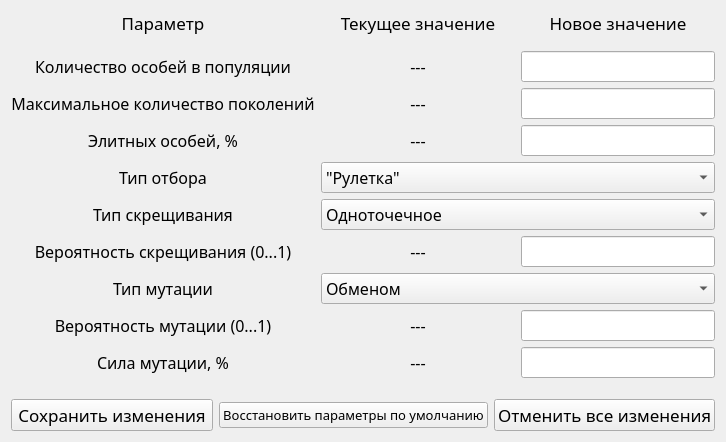
<?xml version="1.0" encoding="UTF-8"?>
<ui version="4.0">
 <class>Form_vvod_param_GA</class>
 <widget class="QWidget" name="Form_vvod_param_GA">
  <property name="windowModality">
   <enum>Qt::WindowModal</enum>
  </property>
  <property name="geometry">
   <rect>
    <x>0</x>
    <y>0</y>
    <width>706</width>
    <height>422</height>
   </rect>
  </property>
  <property name="font">
   <font>
    <stylestrategy>PreferAntialias</stylestrategy>
   </font>
  </property>
  <property name="windowTitle">
   <string>Обновление параметров ГА</string>
  </property>
  <layout class="QGridLayout" name="gridLayout_2">
   <property name="sizeConstraint">
    <enum>QLayout::SetFixedSize</enum>
   </property>
   <item row="2" column="2">
    <widget class="QPushButton" name="discard_n_quit">
     <property name="font">
      <font>
       <family>Nunito SemiBold</family>
       <pointsize>13</pointsize>
       <stylestrategy>PreferAntialias</stylestrategy>
      </font>
     </property>
     <property name="text">
      <string>Отменить все изменения</string>
     </property>
    </widget>
   </item>
   <item row="2" column="1">
    <widget class="QPushButton" name="sbrosit_parametry">
     <property name="font">
      <font>
       <family>Nunito SemiBold</family>
       <pointsize>10</pointsize>
       <stylestrategy>PreferAntialias</stylestrategy>
      </font>
     </property>
     <property name="text">
      <string>Восстановить параметры по умолчанию</string>
     </property>
    </widget>
   </item>
   <item row="2" column="0">
    <widget class="QPushButton" name="save_n_quit">
     <property name="font">
      <font>
       <family>Nunito SemiBold</family>
       <pointsize>13</pointsize>
       <stylestrategy>PreferAntialias</stylestrategy>
      </font>
     </property>
     <property name="text">
      <string>Сохранить изменения</string>
     </property>
    </widget>
   </item>
   <item row="0" column="0" colspan="3">
    <layout class="QGridLayout" name="gridLayout">
     <item row="2" column="0">
      <widget class="QLabel" name="label_text_1">
       <property name="sizePolicy">
        <sizepolicy hsizetype="Minimum" vsizetype="Fixed">
         <horstretch>0</horstretch>
         <verstretch>0</verstretch>
        </sizepolicy>
       </property>
       <property name="font">
        <font>
         <family>Nunito SemiBold</family>
         <pointsize>12</pointsize>
         <stylestrategy>PreferAntialias</stylestrategy>
        </font>
       </property>
       <property name="text">
        <string>Количество особей в популяции</string>
       </property>
       <property name="alignment">
        <set>Qt::AlignCenter</set>
       </property>
      </widget>
     </item>
     <item row="7" column="0">
      <widget class="QLabel" name="label_text_5">
       <property name="sizePolicy">
        <sizepolicy hsizetype="Minimum" vsizetype="Fixed">
         <horstretch>0</horstretch>
         <verstretch>0</verstretch>
        </sizepolicy>
       </property>
       <property name="font">
        <font>
         <family>Nunito SemiBold</family>
         <pointsize>12</pointsize>
         <stylestrategy>PreferAntialias</stylestrategy>
        </font>
       </property>
       <property name="text">
        <string>Вероятность скрещивания (0...1)</string>
       </property>
       <property name="alignment">
        <set>Qt::AlignCenter</set>
       </property>
      </widget>
     </item>
     <item row="3" column="0">
      <widget class="QLabel" name="label_text_2">
       <property name="sizePolicy">
        <sizepolicy hsizetype="Minimum" vsizetype="Fixed">
         <horstretch>0</horstretch>
         <verstretch>0</verstretch>
        </sizepolicy>
       </property>
       <property name="font">
        <font>
         <family>Nunito SemiBold</family>
         <pointsize>12</pointsize>
         <stylestrategy>PreferAntialias</stylestrategy>
        </font>
       </property>
       <property name="text">
        <string>Максимальное количество поколений</string>
       </property>
       <property name="alignment">
        <set>Qt::AlignCenter</set>
       </property>
      </widget>
     </item>
     <item row="7" column="1">
      <widget class="QLabel" name="label_veroyat_skreshch">
       <property name="sizePolicy">
        <sizepolicy hsizetype="Minimum" vsizetype="Fixed">
         <horstretch>0</horstretch>
         <verstretch>0</verstretch>
        </sizepolicy>
       </property>
       <property name="font">
        <font>
         <family>Nunito SemiBold</family>
         <pointsize>12</pointsize>
         <stylestrategy>PreferAntialias</stylestrategy>
        </font>
       </property>
       <property name="text">
        <string>---</string>
       </property>
       <property name="alignment">
        <set>Qt::AlignCenter</set>
       </property>
      </widget>
     </item>
     <item row="9" column="0">
      <widget class="QLabel" name="label_text_7">
       <property name="sizePolicy">
        <sizepolicy hsizetype="Minimum" vsizetype="Fixed">
         <horstretch>0</horstretch>
         <verstretch>0</verstretch>
        </sizepolicy>
       </property>
       <property name="font">
        <font>
         <family>Nunito SemiBold</family>
         <pointsize>12</pointsize>
         <stylestrategy>PreferAntialias</stylestrategy>
        </font>
       </property>
       <property name="text">
        <string>Вероятность мутации (0...1)</string>
       </property>
       <property name="alignment">
        <set>Qt::AlignCenter</set>
       </property>
      </widget>
     </item>
     <item row="4" column="0">
      <widget class="QLabel" name="label_text_3">
       <property name="sizePolicy">
        <sizepolicy hsizetype="Minimum" vsizetype="Fixed">
         <horstretch>0</horstretch>
         <verstretch>0</verstretch>
        </sizepolicy>
       </property>
       <property name="font">
        <font>
         <family>Nunito SemiBold</family>
         <pointsize>12</pointsize>
         <stylestrategy>PreferAntialias</stylestrategy>
        </font>
       </property>
       <property name="text">
        <string>Элитных особей, %</string>
       </property>
       <property name="alignment">
        <set>Qt::AlignCenter</set>
       </property>
      </widget>
     </item>
     <item row="7" column="2">
      <widget class="QLineEdit" name="lineEdit_veroyat_skreshch">
       <property name="sizePolicy">
        <sizepolicy hsizetype="Minimum" vsizetype="Fixed">
         <horstretch>0</horstretch>
         <verstretch>0</verstretch>
        </sizepolicy>
       </property>
       <property name="font">
        <font>
         <family>Nunito SemiBold</family>
         <pointsize>12</pointsize>
         <stylestrategy>PreferAntialias</stylestrategy>
        </font>
       </property>
       <property name="alignment">
        <set>Qt::AlignCenter</set>
       </property>
      </widget>
     </item>
     <item row="11" column="1">
      <spacer name="verticalSpacer_2">
       <property name="orientation">
        <enum>Qt::Vertical</enum>
       </property>
       <property name="sizeType">
        <enum>QSizePolicy::Fixed</enum>
       </property>
       <property name="sizeHint" stdset="0">
        <size>
         <width>20</width>
         <height>15</height>
        </size>
       </property>
      </spacer>
     </item>
     <item row="0" column="0">
      <widget class="QLabel" name="label">
       <property name="sizePolicy">
        <sizepolicy hsizetype="Minimum" vsizetype="Fixed">
         <horstretch>0</horstretch>
         <verstretch>0</verstretch>
        </sizepolicy>
       </property>
       <property name="font">
        <font>
         <family>Nunito SemiBold</family>
         <pointsize>13</pointsize>
         <stylestrategy>PreferAntialias</stylestrategy>
        </font>
       </property>
       <property name="text">
        <string>Параметр</string>
       </property>
       <property name="alignment">
        <set>Qt::AlignCenter</set>
       </property>
      </widget>
     </item>
     <item row="3" column="1">
      <widget class="QLabel" name="label_max_pokoleniy">
       <property name="sizePolicy">
        <sizepolicy hsizetype="Minimum" vsizetype="Fixed">
         <horstretch>0</horstretch>
         <verstretch>0</verstretch>
        </sizepolicy>
       </property>
       <property name="font">
        <font>
         <family>Nunito SemiBold</family>
         <pointsize>12</pointsize>
         <stylestrategy>PreferAntialias</stylestrategy>
        </font>
       </property>
       <property name="text">
        <string>---</string>
       </property>
       <property name="alignment">
        <set>Qt::AlignCenter</set>
       </property>
      </widget>
     </item>
     <item row="2" column="2">
      <widget class="QLineEdit" name="lineEdit_kol_osobey">
       <property name="sizePolicy">
        <sizepolicy hsizetype="Minimum" vsizetype="Fixed">
         <horstretch>0</horstretch>
         <verstretch>0</verstretch>
        </sizepolicy>
       </property>
       <property name="font">
        <font>
         <family>Nunito SemiBold</family>
         <pointsize>12</pointsize>
         <stylestrategy>PreferAntialias</stylestrategy>
        </font>
       </property>
       <property name="alignment">
        <set>Qt::AlignCenter</set>
       </property>
      </widget>
     </item>
     <item row="1" column="1">
      <spacer name="verticalSpacer">
       <property name="orientation">
        <enum>Qt::Vertical</enum>
       </property>
       <property name="sizeType">
        <enum>QSizePolicy::Fixed</enum>
       </property>
       <property name="sizeHint" stdset="0">
        <size>
         <width>20</width>
         <height>10</height>
        </size>
       </property>
      </spacer>
     </item>
     <item row="10" column="2">
      <widget class="QLineEdit" name="lineEdit_sila_mutacii">
       <property name="sizePolicy">
        <sizepolicy hsizetype="Minimum" vsizetype="Fixed">
         <horstretch>0</horstretch>
         <verstretch>0</verstretch>
        </sizepolicy>
       </property>
       <property name="font">
        <font>
         <family>Nunito SemiBold</family>
         <pointsize>12</pointsize>
         <stylestrategy>PreferAntialias</stylestrategy>
        </font>
       </property>
       <property name="alignment">
        <set>Qt::AlignCenter</set>
       </property>
      </widget>
     </item>
     <item row="8" column="0">
      <widget class="QLabel" name="label_text_6">
       <property name="sizePolicy">
        <sizepolicy hsizetype="Minimum" vsizetype="Fixed">
         <horstretch>0</horstretch>
         <verstretch>0</verstretch>
        </sizepolicy>
       </property>
       <property name="font">
        <font>
         <family>Nunito SemiBold</family>
         <pointsize>12</pointsize>
         <stylestrategy>PreferAntialias</stylestrategy>
        </font>
       </property>
       <property name="text">
        <string>Тип мутации</string>
       </property>
       <property name="alignment">
        <set>Qt::AlignCenter</set>
       </property>
      </widget>
     </item>
     <item row="0" column="1">
      <widget class="QLabel" name="label_2">
       <property name="sizePolicy">
        <sizepolicy hsizetype="Minimum" vsizetype="Fixed">
         <horstretch>0</horstretch>
         <verstretch>0</verstretch>
        </sizepolicy>
       </property>
       <property name="font">
        <font>
         <family>Nunito SemiBold</family>
         <pointsize>13</pointsize>
         <stylestrategy>PreferAntialias</stylestrategy>
        </font>
       </property>
       <property name="text">
        <string>Текущее значение</string>
       </property>
       <property name="alignment">
        <set>Qt::AlignCenter</set>
       </property>
      </widget>
     </item>
     <item row="3" column="2">
      <widget class="QLineEdit" name="lineEdit_max_pokoleniy">
       <property name="sizePolicy">
        <sizepolicy hsizetype="Minimum" vsizetype="Fixed">
         <horstretch>0</horstretch>
         <verstretch>0</verstretch>
        </sizepolicy>
       </property>
       <property name="font">
        <font>
         <family>Nunito SemiBold</family>
         <pointsize>12</pointsize>
         <stylestrategy>PreferAntialias</stylestrategy>
        </font>
       </property>
       <property name="alignment">
        <set>Qt::AlignCenter</set>
       </property>
      </widget>
     </item>
     <item row="10" column="0">
      <widget class="QLabel" name="label_text_8">
       <property name="sizePolicy">
        <sizepolicy hsizetype="Minimum" vsizetype="Fixed">
         <horstretch>0</horstretch>
         <verstretch>0</verstretch>
        </sizepolicy>
       </property>
       <property name="font">
        <font>
         <family>Nunito SemiBold</family>
         <pointsize>12</pointsize>
         <stylestrategy>PreferAntialias</stylestrategy>
        </font>
       </property>
       <property name="text">
        <string>Сила мутации, %</string>
       </property>
       <property name="alignment">
        <set>Qt::AlignCenter</set>
       </property>
      </widget>
     </item>
     <item row="9" column="2">
      <widget class="QLineEdit" name="lineEdit_ver_mutacii">
       <property name="sizePolicy">
        <sizepolicy hsizetype="Minimum" vsizetype="Fixed">
         <horstretch>0</horstretch>
         <verstretch>0</verstretch>
        </sizepolicy>
       </property>
       <property name="font">
        <font>
         <family>Nunito SemiBold</family>
         <pointsize>12</pointsize>
         <stylestrategy>PreferAntialias</stylestrategy>
        </font>
       </property>
       <property name="alignment">
        <set>Qt::AlignCenter</set>
       </property>
      </widget>
     </item>
     <item row="4" column="1">
      <widget class="QLabel" name="label_procent_elit">
       <property name="sizePolicy">
        <sizepolicy hsizetype="Minimum" vsizetype="Fixed">
         <horstretch>0</horstretch>
         <verstretch>0</verstretch>
        </sizepolicy>
       </property>
       <property name="font">
        <font>
         <family>Nunito SemiBold</family>
         <pointsize>12</pointsize>
         <stylestrategy>PreferAntialias</stylestrategy>
        </font>
       </property>
       <property name="text">
        <string>---</string>
       </property>
       <property name="alignment">
        <set>Qt::AlignCenter</set>
       </property>
      </widget>
     </item>
     <item row="5" column="1" colspan="2">
      <widget class="QComboBox" name="comboBox_tip_otbora">
       <property name="sizePolicy">
        <sizepolicy hsizetype="Minimum" vsizetype="Fixed">
         <horstretch>0</horstretch>
         <verstretch>0</verstretch>
        </sizepolicy>
       </property>
       <property name="font">
        <font>
         <family>Nunito SemiBold</family>
         <pointsize>12</pointsize>
         <stylestrategy>PreferAntialias</stylestrategy>
        </font>
       </property>
       <property name="currentIndex">
        <number>0</number>
       </property>
       <property name="maxVisibleItems">
        <number>10</number>
       </property>
       <item>
        <property name="text">
         <string>&quot;Рулетка&quot;</string>
        </property>
       </item>
       <item>
        <property name="text">
         <string>Стохастическая универсальная выборка (SUS)</string>
        </property>
       </item>
       <item>
        <property name="text">
         <string>Ранжированный отбор (РО)</string>
        </property>
       </item>
       <item>
        <property name="text">
         <string>Турнирный отбор (ТО)</string>
        </property>
       </item>
      </widget>
     </item>
     <item row="10" column="1">
      <widget class="QLabel" name="label_sila_mutacii">
       <property name="sizePolicy">
        <sizepolicy hsizetype="Minimum" vsizetype="Fixed">
         <horstretch>0</horstretch>
         <verstretch>0</verstretch>
        </sizepolicy>
       </property>
       <property name="font">
        <font>
         <family>Nunito SemiBold</family>
         <pointsize>12</pointsize>
         <stylestrategy>PreferAntialias</stylestrategy>
        </font>
       </property>
       <property name="text">
        <string>---</string>
       </property>
       <property name="alignment">
        <set>Qt::AlignCenter</set>
       </property>
      </widget>
     </item>
     <item row="8" column="1" colspan="2">
      <widget class="QComboBox" name="comboBox_tip_mutacii">
       <property name="sizePolicy">
        <sizepolicy hsizetype="Minimum" vsizetype="Fixed">
         <horstretch>0</horstretch>
         <verstretch>0</verstretch>
        </sizepolicy>
       </property>
       <property name="minimumSize">
        <size>
         <width>388</width>
         <height>0</height>
        </size>
       </property>
       <property name="font">
        <font>
         <family>Nunito SemiBold</family>
         <pointsize>12</pointsize>
         <stylestrategy>PreferAntialias</stylestrategy>
        </font>
       </property>
       <item>
        <property name="text">
         <string>Обменом</string>
        </property>
       </item>
       <item>
        <property name="text">
         <string>Обращением</string>
        </property>
       </item>
       <item>
        <property name="text">
         <string>Перетасовкой</string>
        </property>
       </item>
       <item>
        <property name="text">
         <string>Нормальная</string>
        </property>
       </item>
       <item>
        <property name="text">
         <string>Инвертированием</string>
        </property>
       </item>
      </widget>
     </item>
     <item row="5" column="0">
      <widget class="QLabel" name="label_text_4">
       <property name="sizePolicy">
        <sizepolicy hsizetype="Minimum" vsizetype="Fixed">
         <horstretch>0</horstretch>
         <verstretch>0</verstretch>
        </sizepolicy>
       </property>
       <property name="font">
        <font>
         <family>Nunito SemiBold</family>
         <pointsize>12</pointsize>
         <stylestrategy>PreferAntialias</stylestrategy>
        </font>
       </property>
       <property name="text">
        <string>Тип отбора</string>
       </property>
       <property name="alignment">
        <set>Qt::AlignCenter</set>
       </property>
      </widget>
     </item>
     <item row="0" column="2">
      <widget class="QLabel" name="label_3">
       <property name="sizePolicy">
        <sizepolicy hsizetype="Minimum" vsizetype="Fixed">
         <horstretch>0</horstretch>
         <verstretch>0</verstretch>
        </sizepolicy>
       </property>
       <property name="font">
        <font>
         <family>Nunito SemiBold</family>
         <pointsize>13</pointsize>
         <stylestrategy>PreferAntialias</stylestrategy>
        </font>
       </property>
       <property name="text">
        <string>Новое значение</string>
       </property>
       <property name="alignment">
        <set>Qt::AlignCenter</set>
       </property>
      </widget>
     </item>
     <item row="9" column="1">
      <widget class="QLabel" name="label_ver_mutacii">
       <property name="sizePolicy">
        <sizepolicy hsizetype="Minimum" vsizetype="Fixed">
         <horstretch>0</horstretch>
         <verstretch>0</verstretch>
        </sizepolicy>
       </property>
       <property name="font">
        <font>
         <family>Nunito SemiBold</family>
         <pointsize>12</pointsize>
         <stylestrategy>PreferAntialias</stylestrategy>
        </font>
       </property>
       <property name="text">
        <string>---</string>
       </property>
       <property name="alignment">
        <set>Qt::AlignCenter</set>
       </property>
      </widget>
     </item>
     <item row="2" column="1">
      <widget class="QLabel" name="label_kol_osobey">
       <property name="sizePolicy">
        <sizepolicy hsizetype="Minimum" vsizetype="Fixed">
         <horstretch>0</horstretch>
         <verstretch>0</verstretch>
        </sizepolicy>
       </property>
       <property name="font">
        <font>
         <family>Nunito SemiBold</family>
         <pointsize>12</pointsize>
         <stylestrategy>PreferAntialias</stylestrategy>
        </font>
       </property>
       <property name="text">
        <string>---</string>
       </property>
       <property name="alignment">
        <set>Qt::AlignCenter</set>
       </property>
      </widget>
     </item>
     <item row="4" column="2">
      <widget class="QLineEdit" name="lineEdit_procent_elit">
       <property name="sizePolicy">
        <sizepolicy hsizetype="Minimum" vsizetype="Fixed">
         <horstretch>0</horstretch>
         <verstretch>0</verstretch>
        </sizepolicy>
       </property>
       <property name="font">
        <font>
         <family>Nunito SemiBold</family>
         <pointsize>12</pointsize>
         <stylestrategy>PreferAntialias</stylestrategy>
        </font>
       </property>
       <property name="alignment">
        <set>Qt::AlignCenter</set>
       </property>
      </widget>
     </item>
     <item row="6" column="0">
      <widget class="QLabel" name="label_4">
       <property name="sizePolicy">
        <sizepolicy hsizetype="Minimum" vsizetype="Fixed">
         <horstretch>0</horstretch>
         <verstretch>0</verstretch>
        </sizepolicy>
       </property>
       <property name="font">
        <font>
         <family>Nunito SemiBold</family>
         <pointsize>12</pointsize>
         <stylestrategy>PreferAntialias</stylestrategy>
        </font>
       </property>
       <property name="text">
        <string>Тип скрещивания</string>
       </property>
       <property name="alignment">
        <set>Qt::AlignCenter</set>
       </property>
      </widget>
     </item>
     <item row="6" column="1" colspan="2">
      <widget class="QComboBox" name="comboBox_tip_skreshchivaniya">
       <property name="sizePolicy">
        <sizepolicy hsizetype="Minimum" vsizetype="Fixed">
         <horstretch>0</horstretch>
         <verstretch>0</verstretch>
        </sizepolicy>
       </property>
       <property name="font">
        <font>
         <family>Nunito SemiBold</family>
         <pointsize>12</pointsize>
         <stylestrategy>PreferAntialias</stylestrategy>
        </font>
       </property>
       <item>
        <property name="text">
         <string>Одноточечное</string>
        </property>
       </item>
       <item>
        <property name="text">
         <string>Двухточечное</string>
        </property>
       </item>
       <item>
        <property name="text">
         <string>Трёхточечное</string>
        </property>
       </item>
       <item>
        <property name="text">
         <string>Равномерное</string>
        </property>
       </item>
       <item>
        <property name="text">
         <string>Смешением (BLX)</string>
        </property>
       </item>
       <item>
        <property name="text">
         <string>ИДС (SBX)</string>
        </property>
       </item>
      </widget>
     </item>
    </layout>
   </item>
  </layout>
 </widget>
 <resources/>
 <connections/>
</ui>
